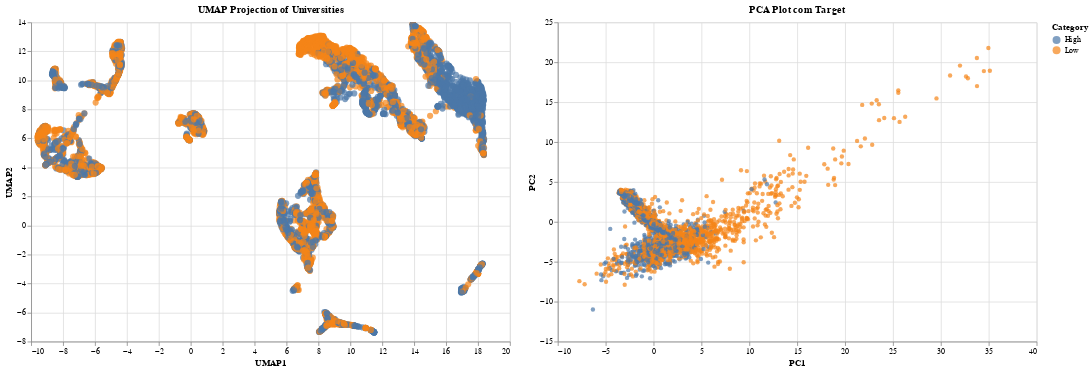

Notebook cell for this chart:
### Code cell
# Categorizando em High para universidades com numeros altos de estudantes de meio periodo
# e Low com numero baixo de estudantes de meio periodo
threshold = df['percent_part_time'].median()
df['part_time_category'] = np.where(df['percent_part_time'] > threshold, 'High', 'Low')

pca_df = pd.DataFrame(data=principal_components, columns=['PC1', 'PC2'])
pca_df['Category'] = df['part_time_category']

# Create a DataFrame with the embeddings and categories
embedding_df = pd.DataFrame({
    'UMAP1': embedding[:, 0],
    'UMAP2': embedding[:, 1],
    'Category': df['part_time_category']
})

# Vamos utilizar o mesmo embedding do plot anterior
chart = alt.Chart(embedding_df).mark_circle(size=60).encode(
    x='UMAP1',
    y='UMAP2',
    color='Category',
    tooltip=['UMAP1', 'UMAP2', 'Category']
).properties(
    width=600,
    height=400,
    title='UMAP Projection of Universities'
).interactive()

pca_chart = alt.Chart(pca_df).mark_circle().encode(
    x='PC1',
    y='PC2',
    color='Category:N',
    tooltip=['PC1', 'PC2', 'Category']
).properties(
    width=600,
    height=400,
    title='PCA Plot com Target'
).interactive()

chart | pca_chart

### Figure 1 — Vega-Lite specification as saved in the notebook (floating-point values rounded to 4 significant figures; data arrays with more than 128 entries replaced by an {"elided": "..."} marker saying what was removed)
{"config": {"view": {"continuousWidth": 300, "continuousHeight": 300}}, "hconcat": [{"data": {"name": "data-52966f297043229208f4218b8fb3296e"}, "mark": {"type": "circle", "size": 60}, "encoding": {"color": {"field": "Category", "type": "nominal"}, "tooltip": [{"field": "UMAP1", "type": "quantitative"}, {"field": "UMAP2", "type": "quantitative"}, {"field": "Category", "type": "nominal"}], "x": {"field": "UMAP1", "type": "quantitative"}, "y": {"field": "UMAP2", "type": "quantitative"}}, "height": 400, "name": "view_12", "title": "UMAP Projection of Universities", "width": 600}, {"data": {"name": "data-cbb470f9b2972ba7730ec370bf60ec05"}, "mark": {"type": "circle"}, "encoding": {"color": {"field": "Category", "type": "nominal"}, "tooltip": [{"field": "PC1", "type": "quantitative"}, {"field": "PC2", "type": "quantitative"}, {"field": "Category", "type": "nominal"}], "x": {"field": "PC1", "type": "quantitative"}, "y": {"field": "PC2", "type": "quantitative"}}, "height": 400, "name": "view_13", "title": "PCA Plot com Target", "width": 600}], "params": [{"name": "param_8", "select": {"type": "interval", "encodings": ["x", "y"]}, "bind": "scales", "views": ["view_12"]}, {"name": "param_9", "select": {"type": "interval", "encodings": ["x", "y"]}, "bind": "scales", "views": ["view_13"]}], "$schema": "https://vega.github.io/schema/vega-lite/v5.20.1.json", "datasets": {"data-52966f297043229208f4218b8fb3296e": {"elided": "7063 records"}, "data-cbb470f9b2972ba7730ec370bf60ec05": {"elided": "7063 records"}}}
